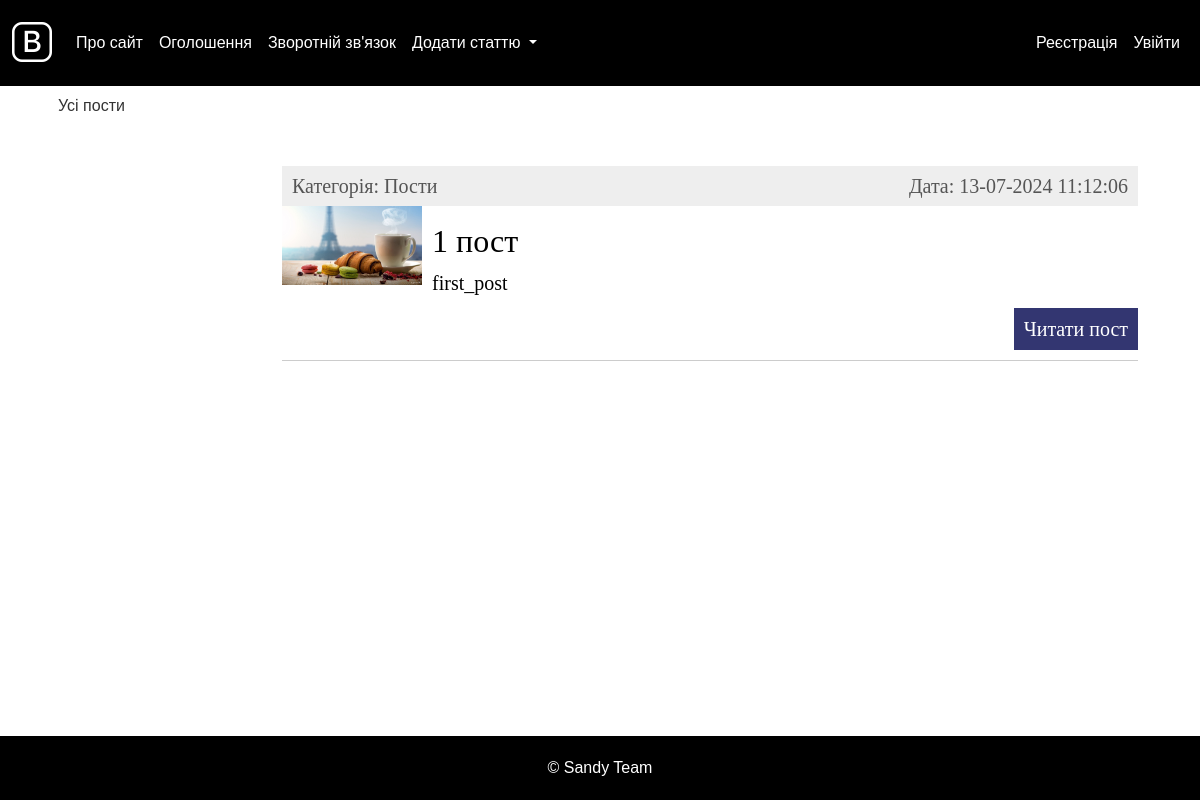
The app's page /, older data.
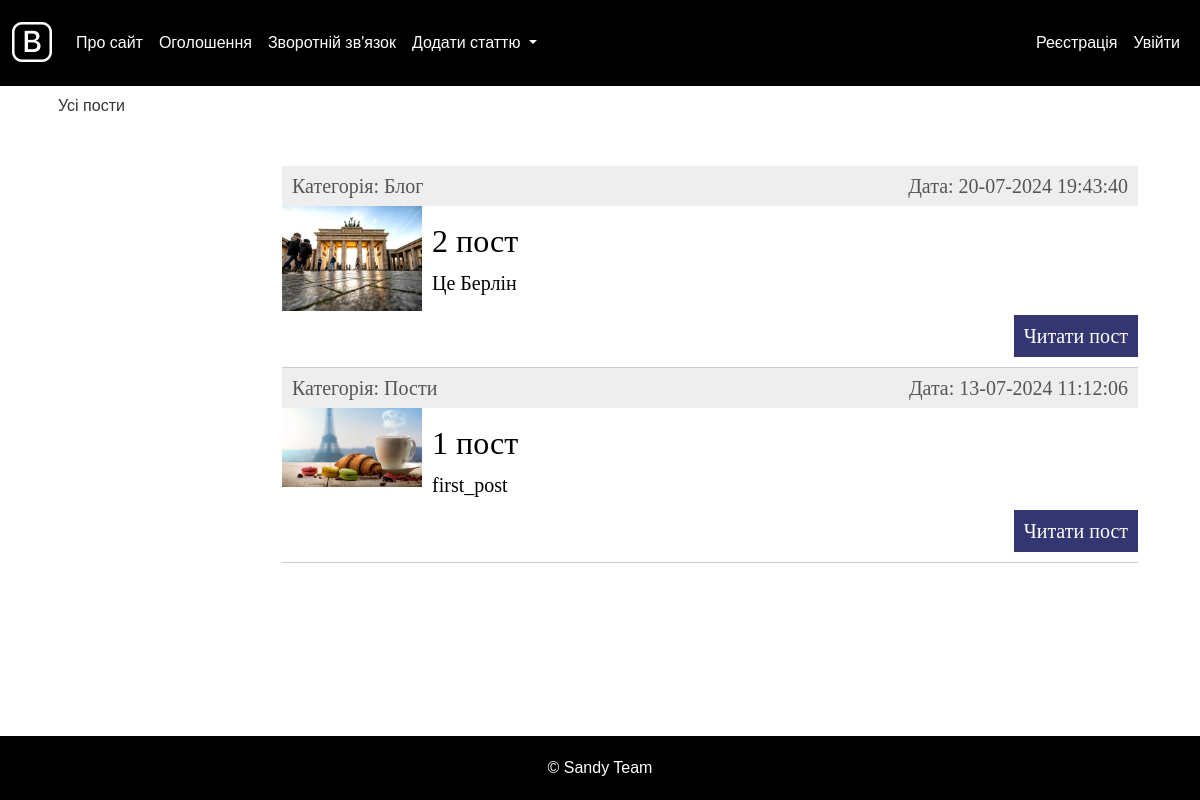
The same page, newer data.
### blog/models.py (models this page shows, shortened)
class Blog(models.Model):
    DRAFT = 'draft'
    PUBLISHED = 'published'
    STATUS_CHOICES = [
        (DRAFT, 'Чернетка'),
        (PUBLISHED, 'Опублікована'),
    ]
    title = models.CharField(max_length=255, verbose_name="Заголовок")
    slug = models.SlugField(max_length=255, unique=True, verbose_name="URL")
    content = models.TextField(blank=True, verbose_name="Текст статті")
    photo = models.ImageField(upload_to="photos/%Y/%m/%d/", verbose_name="Фото", blank=True, null=True)
    video = models.FileField(upload_to='videos/%Y/%m/%d/', verbose_name="Відео", blank=True, null=True)
    time_create = models.DateTimeField(auto_now_add=True, verbose_name="Час створення")
    time_update = models.DateTimeField(auto_now=True, verbose_name="Час оновлення")
    status = models.CharField(max_length=10, choices=STATUS_CHOICES, default=DRAFT, verbose_name="Статус")
    cat = models.ForeignKey('Category', on_delete=models.PROTECT, verbose_name="Категорія")
    author = models.ForeignKey(settings.AUTH_USER_MODEL, on_delete=models.CASCADE, related_name='posts', verbose_name="Автор", null=True)
    likes = models.ManyToManyField(settings.AUTH_USER_MODEL, related_name='liked_posts', blank=True, verbose_name="Лайки", through='PostLike')
    dislikes = models.ManyToManyField(settings.AUTH_USER_MODEL, related_name='disliked_posts', blank=True, verbose_name="Дизлайки", through='PostDislike')
    tags = TaggableManager()
    def get_absolute_url(self):
        return reverse('post', kwargs={'post_slug': self.slug})
    class Meta:
        verbose_name = 'Запис блогу'
        verbose_name_plural = 'Записи блогу'
        ordering = ['id']

class Category(models.Model):
    name = models.CharField(max_length=100, verbose_name="Назва категорії")
    slug = models.SlugField(max_length=255, unique=True, verbose_name="URL")
    def __str__(self):
        return self.name
    class Meta:
        verbose_name = 'Категорія'
        verbose_name_plural = 'Категорії'
        ordering = ['id']

### blog/views.py (the view)
# urls.py: path('', views.BlogHome.as_view(), name='home'),
class BlogHome(ListView):
    model = Blog
    template_name = 'index.html'
    context_object_name = 'posts'
    def get_context_data(self, **kwargs):
        context = super().get_context_data(**kwargs)
        context.update({
            'title': "Головна сторінка",
            **menu(self.request)
        })
        return context
    def get_queryset(self):
        return Blog.objects.filter(status='published').select_related('cat').order_by('-time_update')

### blog/utils.py (called while the page is built)
def menu(request):
    user_menu = [{'title': "Про сайт", 'url_name': 'about'},
                 {'title': "Додати статтю", 'url_name': 'add_page'},
                 {'title': "Зворотній зв'язок", 'url_name': 'contact'}]
    if request.user.is_authenticated:
        user_menu.insert(1, {'title': "Вийти", 'url_name': 'logout'})
    else:
        user_menu.insert(1, {'title': "Увійти", 'url_name': 'login'})
    return {'menu': user_menu}

### blog/templates/index.html (shortened to what this page needs)
{% extends 'base.html' %}
{% block content %}
<ul class="list-articles">
    {% for p in posts %}
    <li>
        <div class="article-panel">
            <p class="first">Категорія: {{ p.cat }}</p>
            <p class="last">Дата: {{ p.time_update|date:"d-m-Y H:i:s" }}</p>
        </div>
        {% if p.photo %}
        <p><img class="img-article-left thumb" src="{{ p.photo.url }}"></p>
        {% endif %}
        <h2>{{ p.title }}</h2>
        {% autoescape on %}
        {{ p.content|linebreaks|truncatewords:50 }}
        {% endautoescape %}
        <p class="link-read-post"><a href="{{ p.get_absolute_url }}">Читати пост</a></p>
    </li>
    {% endfor %}
</ul>
{% endblock %}

Row changes from the older to the newer data that the page shows:
added Blog: cat "Блог", time_update "20-07-2024 19:43:40", photo (picture), title "2 пост", content "Це Берлін"
